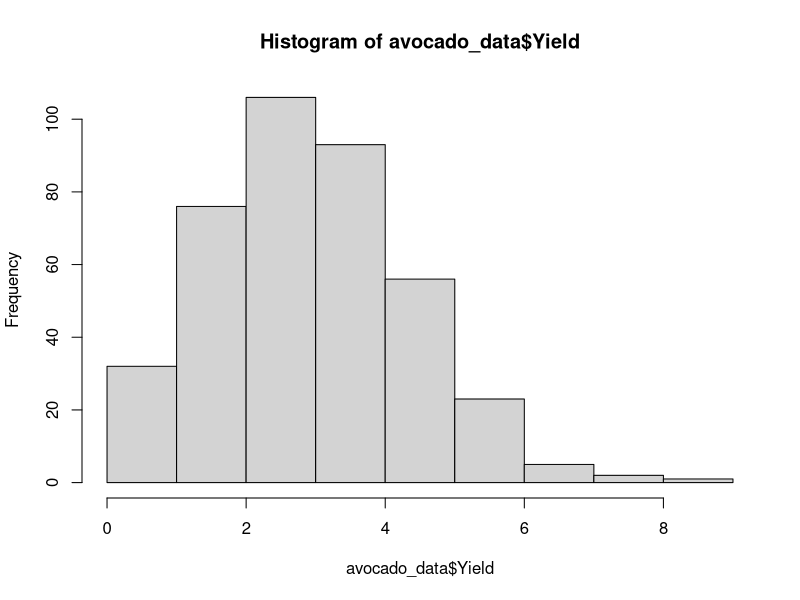
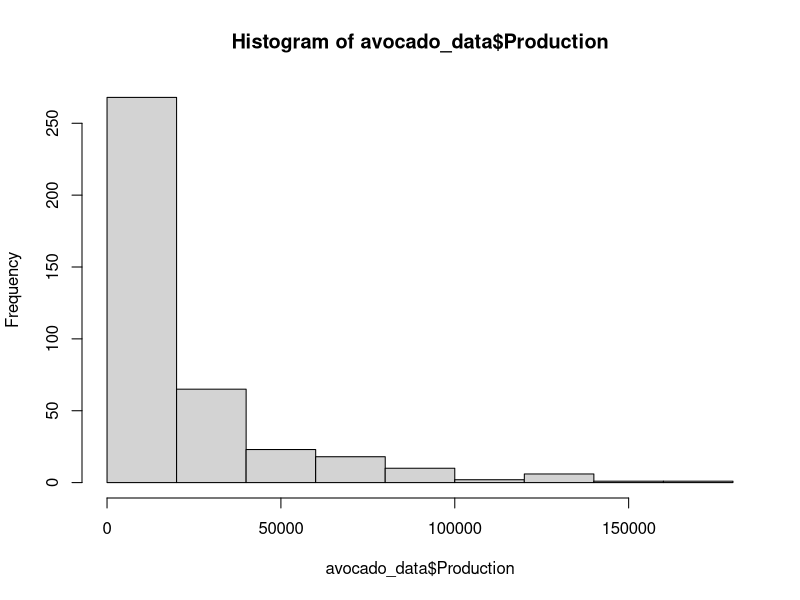
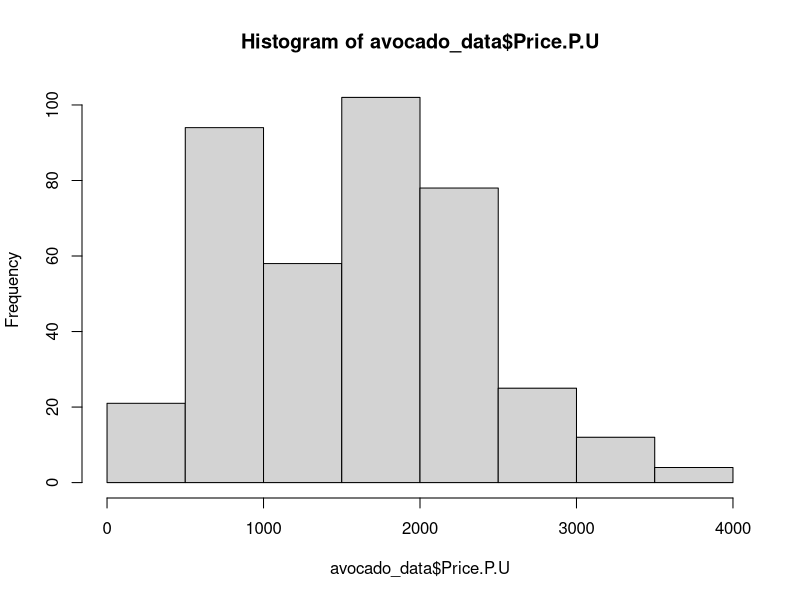
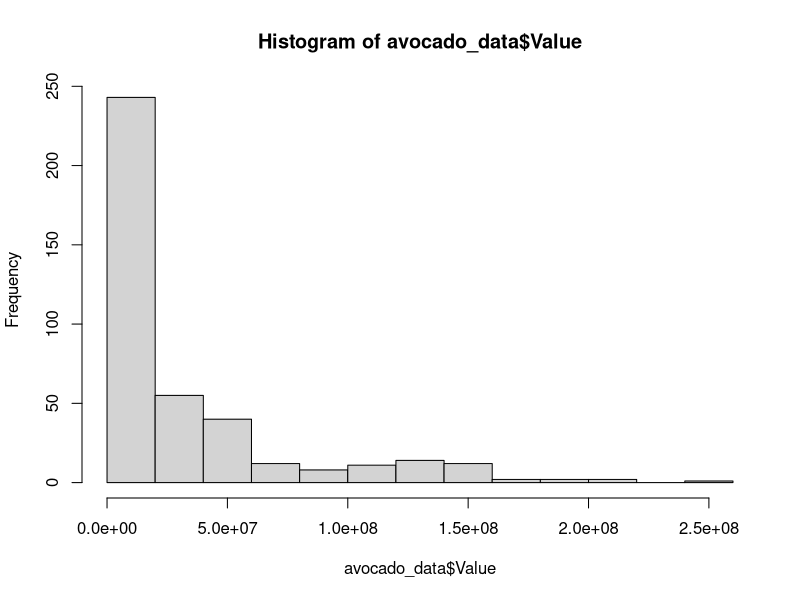

The R script that drew these images, in order:
## ---- chunk 1
# add packages you need for this assignment
## ---- chunk 2
knitr::opts_chunk$set(
  echo = TRUE,comment = '', fig.width = 3, fig.height = 3
  )
## ---- chunk 3
raw_data <- read.csv("cali_avocados.csv")
avocado_data <- data.frame(raw_data)
## ---- chunk 4
str(avocado_data)
## ---- chunk 5
which(is.na(avocado_data$Year))
sum(is.na(avocado_data$Year))
## ---- chunk 6
which(is.na(avocado_data$Commodity.Code))
sum(is.na(avocado_data$Commodity.Code))
## ---- chunk 7
which(is.na(avocado_data$Crop.Name))
sum(is.na(avocado_data$Crop.Name))
## ---- chunk 8
which(is.na(avocado_data$County.Code))
sum(is.na(avocado_data$County.Code))
## ---- chunk 9
which(is.na(avocado_data$County))
sum(is.na(avocado_data$County))
## ---- chunk 10
which(is.na(avocado_data$Harvested.Acres))
sum(is.na(avocado_data$Harvested.Acres))
## ---- chunk 11
which(is.na(avocado_data$Yield))
sum(is.na(avocado_data$Yield))
## ---- chunk 12
which(is.na(avocado_data$Production))
sum(is.na(avocado_data$Production))
## ---- chunk 13
which(is.na(avocado_data$Price.P.U))
sum(is.na(avocado_data$Price.P.U))
## ---- chunk 14
which(is.na(avocado_data$Value))
sum(is.na(avocado_data$Value))
## ---- chunk 15
which(is.na(avocado_data))
sum(is.na(avocado_data))
## ---- chunk 16
hist(avocado_data$Yield)
## ---- chunk 17
hist(avocado_data$Production)
## ---- chunk 18
hist(avocado_data$Price.P.U)
## ---- chunk 19
hist(avocado_data$Value)
